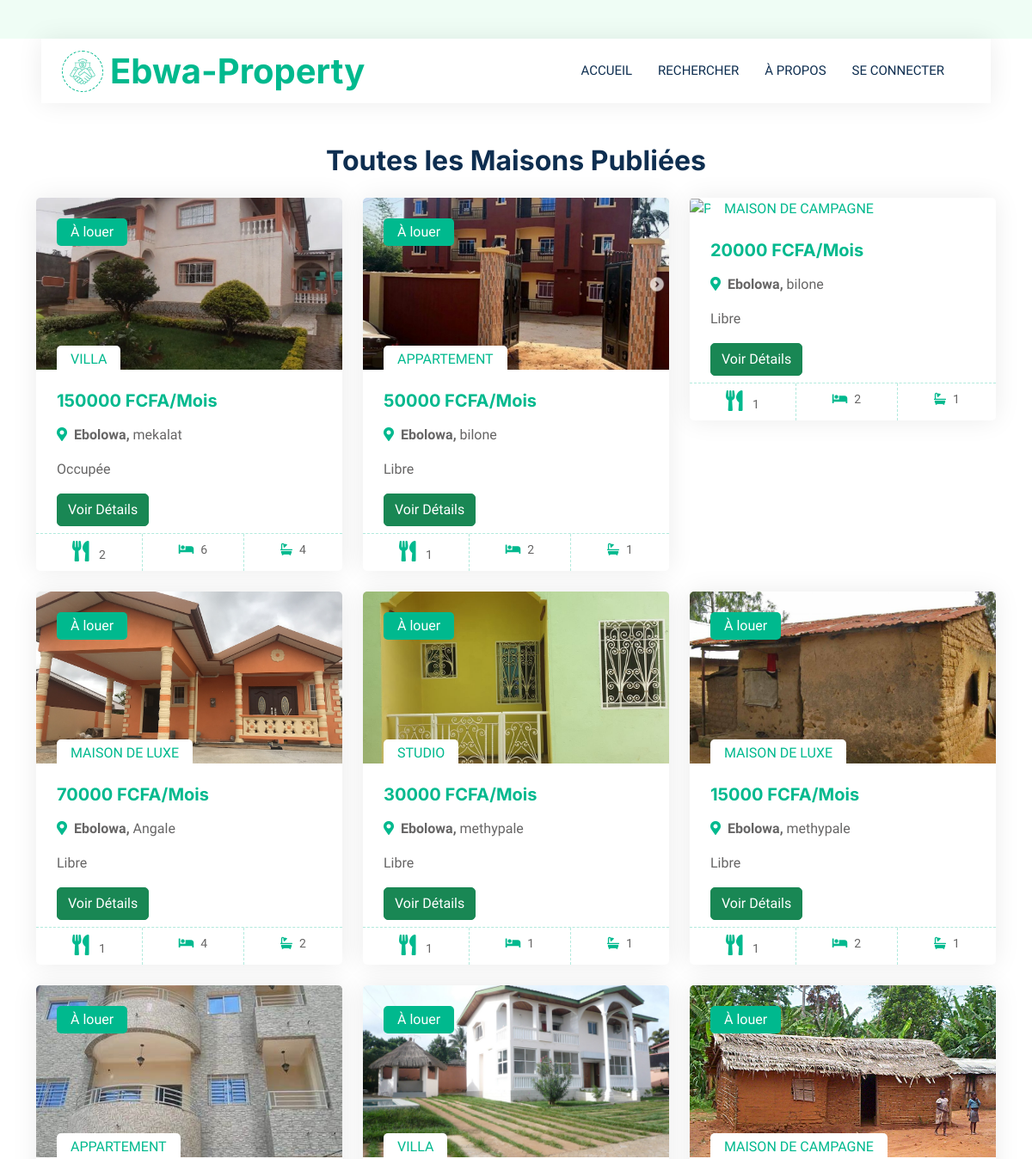
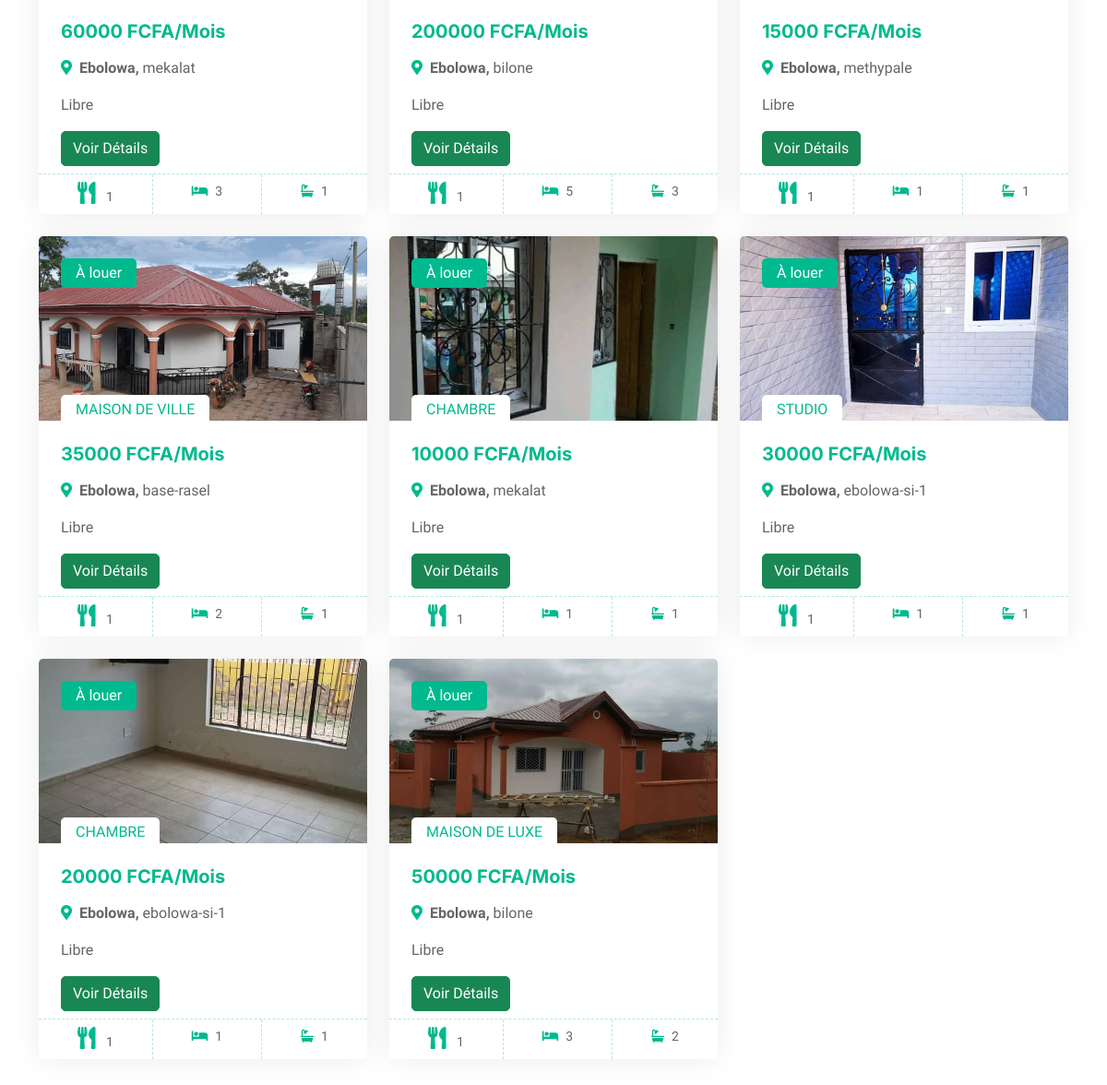
Screenshot of /maison_affiche/ with the database file from the repository (2 pictures, top to bottom).
### home/models.py (models this page shows, shortened)
class Maison(models.Model):
    TYPE_MAISON_CHOICES = [
        ('VILLA', 'Villa'),
        ('APPARTEMENT', 'Appartement'),
        ('MAISON SIMPLE', 'Maison simple'),
        ('MAISON DE LUXE', 'Maison de luxe'),
        ('MAISON DE CAMPAGNE', 'Maison de campagne'),
        ('STUDIO', 'Studio'),
        ('CHAMBRE MODERNE','Chambre moderne'),
        ('CHAMBRE','Chambre'),
    ]
    STATUS_CHOICES = [
        ('libre', 'Libre'),
        ('occupee', 'Occupée'),
    ]
    type_maison = models.CharField(max_length=100, choices=TYPE_MAISON_CHOICES)
    prix = models.DecimalField(max_digits=10, decimal_places=0)
    localisation = models.CharField(max_length=255)
    nombre_de_chambre = models.IntegerField(blank=True, null=True)
    nombre_de_douche = models.IntegerField(blank=True, null=True)
    nombre_de_cuisine = models.IntegerField(blank=True, null=True)
    photo = models.ImageField(upload_to='media/', null=True, blank=False,)
    photo_douche = models.ImageField(upload_to='media/douches/', null=True, blank=True)
    photo_chambre = models.ImageField(upload_to='media/chambres/', null=True, blank=True)
    photo_cuisine = models.ImageField(upload_to='media/cuisines/', null=True, blank=True)
    photo_salon = models.ImageField(upload_to='media/salons/', null=True, blank=True)
    proprietaire = models.ForeignKey(Proprietaire, on_delete=models.CASCADE, null=True, blank=True)
    is_published = models.BooleanField(default=False)
    status = models.CharField(max_length=10, choices=STATUS_CHOICES, default='libre')
    preciser_la_localisation_de_votre_maison = models.CharField(max_length=255,null= True, blank=True)
    is_deleted = models.BooleanField(default=False)
    is_active = models.BooleanField(default=True)
    class Meta:
        permissions = [
            ("can_create_maison", "Peut créer des maisons"),
            ("can_modify_maison", "Peut modifier des maisons"),
            ("can_publish_maison", "Peut publier des maisons"),
        ]

### home/views.py (the view)
# urls.py: path('maison_affiche/', views.maison_affiche, name='maison_affiche'),
def maison_affiche(request):
    maisons = Maison.objects.filter(is_published=True,is_deleted=False, proprietaire__is_deleted=False)
    return render(request, 'maison_affiche.html', {'maisons': maisons})

### home/templates/maison_affiche.html (shortened to what this page needs)
{% load static %}
<!DOCTYPE html>
<html lang="en">
<head>
    <link href="https://cdnjs.cloudflare.com/ajax/libs/font-awesome/5.10.0/css/all.min.css" rel="stylesheet">
    <link href="https://cdn.jsdelivr.net/npm/bootstrap-icons@1.4.1/font/bootstrap-icons.css" rel="stylesheet">
    <link href="{% static 'lib/animate/animate.min.css' %}" rel="stylesheet">
    <link href="{% static 'lib/owlcarousel/assets/owl.carousel.min.css' %}" rel="stylesheet">
    <link href="{% static 'css/bootstrap.min.css' %}" rel="stylesheet">
    <link href="{% static 'css/style.css' %}" rel="stylesheet">
</head>
<body>
    <div class="container-xxl bg-white p-0">
        <div class="container-fluid nav-bar bg-transparent">
            <nav class="navbar navbar-expand-lg bg-white navbar-light py-0 px-4">
                <a href="" class="navbar-brand d-flex align-items-center text-center">
                    <div class="icon p-2 me-2">
                        <img class="img-fluid" src="{% static 'img/icon-deal.png' %}" alt="Icon" style="width: 30px; height: 30px;">
                    </div>
                    <h1 class="m-0 text-primary">Ebwa-Property</h1>
                </a>
                <div class="collapse navbar-collapse" id="navbarCollapse">
                    <div class="navbar-nav ms-auto">
                        <a href="{% url 'index' %}" class="nav-item nav-link">Accueil</a>
                        <a href="{% url 'search' %}" class="nav-item nav-link">rechercher</a>
                        <a href="{% url 'about' %}" class="nav-item nav-link">À propos</a>
                        <a href="{% url 'login' %}" class="nav-item nav-link">se connecter</a>
                    </div>
                </div>
            </nav>
        </div>
        <div class="container py-5">
            <h2 class="text-center mb-4">Toutes les Maisons Publiées</h2>
            <div class="row">
                {% for maison in maisons %}
                <div class="col-lg-4 col-md-6 mb-4">
                    <div class="property-item rounded overflow-hidden">
                        <div class="position-relative overflow-hidden">
                            <a href="#"><img class="img-fluid" src="{{ maison.photo.url }}" alt="Photo de la maison"></a>
                            <div class="bg-primary rounded text-white position-absolute start-0 top-0 m-4 py-1 px-3">À louer</div>
                            <div class="bg-white rounded-top text-primary position-absolute start-0 bottom-0 mx-4 pt-1 px-3">{{ maison.type_maison }}</div>
                        </div>
                        <div class="p-4 pb-0">
                            <h5 class="text-primary mb-3">{{ maison.prix }} FCFA/Mois</h5>
                            <p><i class="fa fa-map-marker-alt text-primary me-2"></i><strong>Ebolowa, </strong>{{ maison.localisation }}</p>
                            <p class="status-badge {% if maison.status == 'libre' %}status-libre{% else %}status-occupee{% endif %}">
                                {{ maison.get_status_display }}
                            </p>
                            <a href="{% url 'maison_detail' maison.id %}" class="btn btn-success mb-2">Voir Détails</a>
                        </div>
                        <div class="d-flex border-top">
                            <small class="flex-fill text-center border-end py-2"><i class="fa fa-utensils text-primary me-2"></i> {{ maison.nombre_de_cuisine }}</small>
                            <small class="flex-fill text-center border-end py-2"><i class="fa fa-bed text-primary me-2"></i>{{ maison.nombre_de_chambre }}</small>
                            <small class="flex-fill text-center py-2"><i class="fa fa-bath text-primary me-2"></i>{{ maison.nombre_de_douche }}</small>
                        </div>
                    </div>
                </div>
                {% endfor %}
            </div>
        </div>
    </div>
</body>
</html>

### home/static/css/style.css (style rules this page uses)
:root { --primary: #00B98E; --secondary: #FF6922; --light: #EFFDF5; --dark: #0E2E50; }
.btn { transition: .5s; }
.nav-bar { position: relative; margin-top: 45px; padding: 0 3rem; transition: .5s; z-index: 9999; }
.navbar { box-shadow: 0 0 30px rgba(0, 0, 0, .08); }
.navbar-light .navbar-nav .nav-link { margin-right: 30px; padding: 25px 0; color: #FFFFFF; font-size: 15px; text-transform: uppercase; outline: none; }
.navbar-light .navbar-brand { height: 75px; }
.navbar-light .navbar-nav .nav-link { color: var(--dark); font-weight: 500; }
.icon { padding: 15px; display: inline-flex; align-items: center; justify-content: center; background: #FFFFFF !important; border-radius: 50px; border: 1px dashed var(--primary) !important; }
.property-item { box-shadow: 0 0 30px rgba(0, 0, 0, .08); }
.property-item img { transition: .5s; }
.property-item .border-top { border-top: 1px dashed rgba(0, 185, 142, .3) !important; }
.property-item .border-end { border-right: 1px dashed rgba(0, 185, 142, .3) !important; }

### home/templates/maison_affiche.html (style rules this page uses)
.card img, .property-item img { height: 200px; object-fit: cover; width: 100%; }
.fa-utensils { color: #007bff; font-size: 1.5rem; margin-right: 10px; }

### rows the page displays
Maison: photo (picture), type_maison "VILLA", prix "150000", localisation "mekalat", status "Occupée", nombre_de_cuisine "2", nombre_de_chambre "6", nombre_de_douche "4"
Maison: photo (picture), type_maison "APPARTEMENT", prix "50000", localisation "bilone", status "Libre", nombre_de_cuisine "1", nombre_de_chambre "2", nombre_de_douche "1"
Maison: type_maison "MAISON DE CAMPAGNE", prix "20000", localisation "bilone", status "Libre", nombre_de_cuisine "1", nombre_de_chambre "2", nombre_de_douche "1"
Maison: photo (picture), type_maison "MAISON DE LUXE", prix "70000", localisation "Angale", status "Libre", nombre_de_cuisine "1", nombre_de_chambre "4", nombre_de_douche "2"
Maison: photo (picture), type_maison "STUDIO", prix "30000", localisation "methypale", status "Libre", nombre_de_cuisine "1", nombre_de_chambre "1", nombre_de_douche "1"
Maison: photo (picture), type_maison "MAISON DE LUXE", prix "15000", localisation "methypale", status "Libre", nombre_de_cuisine "1", nombre_de_chambre "2", nombre_de_douche "1"
Maison: photo (picture), type_maison "APPARTEMENT", prix "60000", localisation "mekalat", status "Libre", nombre_de_cuisine "1", nombre_de_chambre "3", nombre_de_douche "1"
Maison: photo (picture), type_maison "VILLA", prix "200000", localisation "bilone", status "Libre", nombre_de_cuisine "1", nombre_de_chambre "5", nombre_de_douche "3"
Maison: photo (picture), type_maison "MAISON DE CAMPAGNE", prix "15000", localisation "methypale", status "Libre", nombre_de_cuisine "1", nombre_de_chambre "1", nombre_de_douche "1"
Maison: photo (picture), type_maison "MAISON DE VILLE", prix "35000", localisation "base-rasel", status "Libre", nombre_de_cuisine "1", nombre_de_chambre "2", nombre_de_douche "1"
Maison: photo (picture), type_maison "CHAMBRE", prix "10000", localisation "mekalat", status "Libre", nombre_de_cuisine "1", nombre_de_chambre "1", nombre_de_douche "1"
Maison: photo (picture), type_maison "STUDIO", prix "30000", localisation "ebolowa-si-1", status "Libre", nombre_de_cuisine "1", nombre_de_chambre "1", nombre_de_douche "1"
Maison: photo (picture), type_maison "CHAMBRE", prix "20000", localisation "ebolowa-si-1", status "Libre", nombre_de_cuisine "1", nombre_de_chambre "1", nombre_de_douche "1"
Maison: photo (picture), type_maison "MAISON DE LUXE", prix "50000", localisation "bilone", status "Libre", nombre_de_cuisine "1", nombre_de_chambre "3", nombre_de_douche "2"
